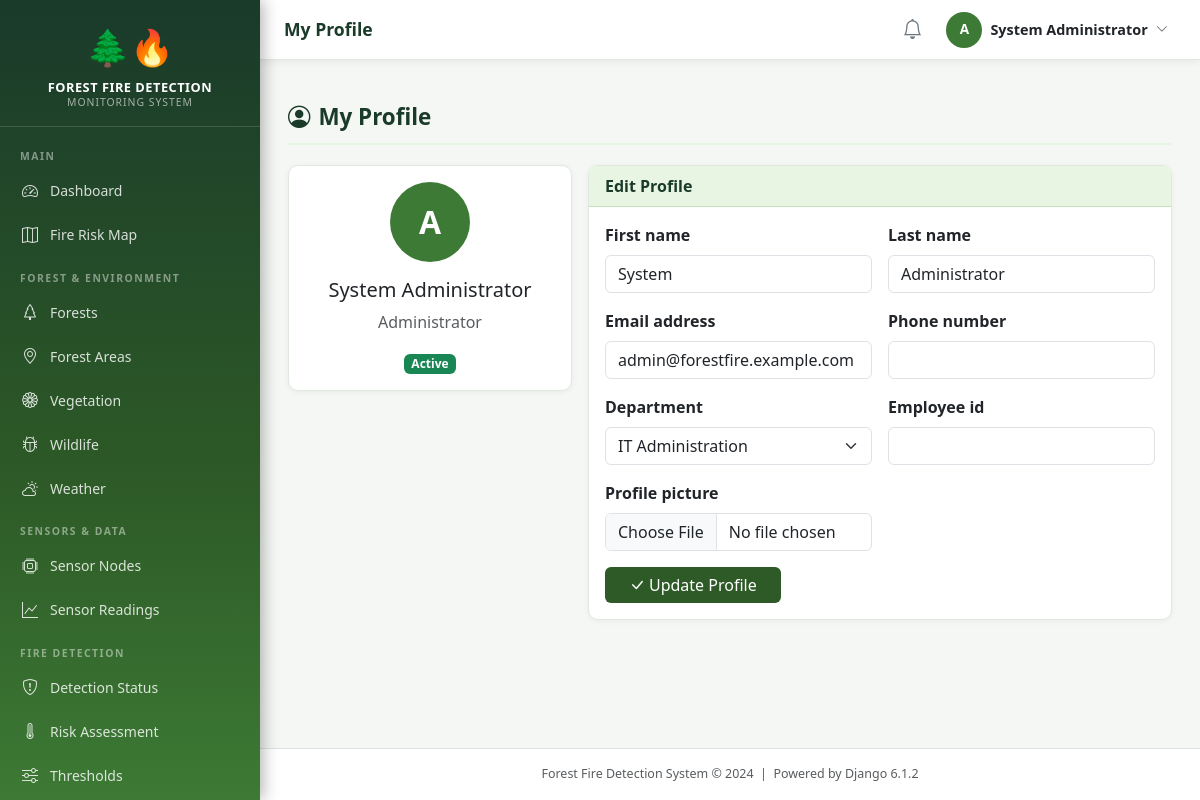
Page /accounts/profile/ (signed in) on the committed database.
### accounts/models.py (models this page shows, shortened)
class CustomUser(AbstractUser):
    ROLE_CHOICES = [
        ('administrator', 'Administrator'),
        ('forest_officer', 'Forest Officer'),
        ('fire_department', 'Fire Department'),
        ('local_authority', 'Local Authority'),
    ]
    role = models.CharField(max_length=20, choices=ROLE_CHOICES, default='forest_officer')
    phone_number = models.CharField(max_length=15, blank=True)
    department = models.CharField(max_length=100, blank=True)
    employee_id = models.CharField(max_length=20, blank=True)
    profile_picture = models.ImageField(upload_to='profiles/', blank=True, null=True)
    is_active = models.BooleanField(default=True)
    created_at = models.DateTimeField(auto_now_add=True)
    updated_at = models.DateTimeField(auto_now=True)
    @property
    def is_admin(self):
        return self.role == 'administrator' or self.is_superuser
    class Meta:
        verbose_name = 'User'
        verbose_name_plural = 'Users'

### accounts/views.py (the view)
# urls.py: path('profile/', views.profile_view, name='profile'),
@login_required
def profile_view(request):
    if request.method == 'POST':
        form = ProfileUpdateForm(request.POST, request.FILES, instance=request.user)
        if form.is_valid():
            form.save()
            messages.success(request, 'Profile updated successfully!')
            return redirect('accounts:profile')
    else:
        form = ProfileUpdateForm(instance=request.user)
    return render(request, 'accounts/profile.html', {'form': form, 'title': 'My Profile'})

### accounts/forms.py
class ProfileUpdateForm(forms.ModelForm):
    department = forms.ChoiceField(
        choices=DEPARTMENT_CHOICES,
        required=False,
        widget=forms.Select(attrs={'class': 'form-select'})
    )
    class Meta:
        model = CustomUser
        fields = ['first_name', 'last_name', 'email', 'phone_number', 'department',
                  'employee_id', 'profile_picture']
        widgets = {
            'first_name':      forms.TextInput(attrs={'class': 'form-control'}),
            'last_name':       forms.TextInput(attrs={'class': 'form-control'}),
            'email':           forms.EmailInput(attrs={'class': 'form-control'}),
            'phone_number':    forms.TextInput(attrs={'class': 'form-control'}),
            'employee_id':     forms.TextInput(attrs={'class': 'form-control'}),
            'profile_picture': forms.FileInput(attrs={'class': 'form-control'}),
        }

### core/context_processors.py (called while the page is built)
def alert_context(request):
    if request.user.is_authenticated:
        try:
            count = Alert.objects.filter(status='active').count()
        except Exception:
            count = 0
        return {'active_alert_count': count}
    return {'active_alert_count': 0}

### templates/accounts/profile.html (shortened to what this page needs)
{% extends 'base.html' %}
{% block content %}
<div class="section-header">
  <h1 class="section-title"><i class="bi bi-person-circle me-2"></i>{{ title }}</h1>
</div>
<div class="row g-3">
  <div class="col-md-4">
    <div class="card"><div class="card-body text-center">
      <div class="user-avatar mx-auto mb-3" style="width:80px;height:80px;font-size:2rem;">{{ user.username|first|upper }}</div>
      <h5>{{ user.get_full_name|default:user.username }}</h5>
      <p class="text-muted">{{ user.get_role_display }}</p>
      <span class="badge {% if user.is_active %}bg-success{% else %}bg-danger{% endif %}">{% if user.is_active %}Active{% else %}Inactive{% endif %}</span>
    </div></div>
  </div>
  <div class="col-md-8">
    <div class="card"><div class="card-header">Edit Profile</div>
    <div class="card-body">
      <form method="post" enctype="multipart/form-data" novalidate>{% csrf_token %}
        <div class="row g-3">
          {% for field in form %}
          <div class="col-md-6">
            <label class="form-label fw-semibold">{{ field.label }}</label>
            {{ field }}
          </div>{% endfor %}
        </div>
        <button type="submit" class="btn btn-forest mt-3 px-4"><i class="bi bi-check-lg me-1"></i>Update Profile</button>
      </form>
    </div></div>
  </div>
</div>
{% endblock %}

### templates/base.html (shortened to what this page needs)
{% load static %}
<!DOCTYPE html>
<html lang="en">
<head>
    <link href="https://cdn.jsdelivr.net/npm/bootstrap@5.3.2/dist/css/bootstrap.min.css" rel="stylesheet">
    <link href="https://cdn.jsdelivr.net/npm/bootstrap-icons@1.11.3/font/bootstrap-icons.min.css" rel="stylesheet">
    <link rel="stylesheet" href="https://unpkg.com/leaflet@1.9.4/dist/leaflet.css">
    <link rel="stylesheet" href="{% static 'css/main.css' %}">
</head>
<body>
<nav class="sidebar" id="mainSidebar">
    <div class="sidebar-brand">
        <span class="brand-icon">🌲🔥</span>
        <div class="brand-title">Forest Fire Detection</div>
        <div class="brand-subtitle">Monitoring System</div>
    </div>
    <ul class="nav flex-column py-2">
        <li class="nav-section-label">Main</li>
        <li class="nav-item">
            <a class="nav-link" href="{% url 'dashboard:home' %}">
                <span class="icon"><i class="bi bi-speedometer2"></i></span> Dashboard
            </a>
        </li>
        <li class="nav-item">
            <a class="nav-link" href="{% url 'dashboard:fire_risk_map' %}">
                <span class="icon"><i class="bi bi-map"></i></span> Fire Risk Map
            </a>
        </li>
        <li class="nav-section-label">Forest & Environment</li>
        <li class="nav-item">
            <a class="nav-link" href="{% url 'forest_env:forest_list' %}">
                <span class="icon"><i class="bi bi-tree"></i></span> Forests
            </a>
        </li>
        <li class="nav-item">
            <a class="nav-link" href="{% url 'forest_env:area_list' %}">
                <span class="icon"><i class="bi bi-geo-alt"></i></span> Forest Areas
            </a>
        </li>
        <li class="nav-item">
            <a class="nav-link" href="{% url 'forest_env:vegetation_list' %}">
                <span class="icon"><i class="bi bi-flower1"></i></span> Vegetation
            </a>
        </li>
        <li class="nav-item">
            <a class="nav-link" href="{% url 'forest_env:wildlife_list' %}">
                <span class="icon"><i class="bi bi-bug"></i></span> Wildlife
            </a>
        </li>
        <li class="nav-item">
            <a class="nav-link" href="{% url 'forest_env:weather_list' %}">
                <span class="icon"><i class="bi bi-cloud-sun"></i></span> Weather
            </a>
        </li>
        <li class="nav-section-label">Sensors & Data</li>
        <li class="nav-item">
            <a class="nav-link" href="{% url 'sensors:node_list' %}">
                <span class="icon"><i class="bi bi-cpu"></i></span> Sensor Nodes
            </a>
        </li>
        <li class="nav-item">
            <a class="nav-link" href="{% url 'sensors:reading_list' %}">
                <span class="icon"><i class="bi bi-graph-up"></i></span> Sensor Readings
            </a>
        </li>
        <li class="nav-section-label">Fire Detection</li>
        <li class="nav-item">
            <a class="nav-link" href="{% url 'detection:status' %}">
                <span class="icon"><i class="bi bi-shield-exclamation"></i></span> Detection Status
            </a>
        </li>
        <li class="nav-item">
            <a class="nav-link" href="{% url 'detection:risk_dashboard' %}">
                <span class="icon"><i class="bi bi-thermometer-high"></i></span> Risk Assessment
            </a>
        </li>
        <li class="nav-item">
            <a class="nav-link" href="{% url 'detection:threshold_list' %}">
                <span class="icon"><i class="bi bi-sliders"></i></span> Thresholds
            </a>
        </li>
    </ul>
</nav>
<div class="main-content">
    <div class="top-navbar">
        <div class="d-flex align-items-center gap-3">
            <span class="page-title-nav">{% block page_title %}{{ title|default:"Dashboard" }}{% endblock %}</span>
        </div>
        <div class="d-flex align-items-center gap-3">
            <a href="{% url 'alerts:alert_list' %}" class="position-relative text-secondary">
                <i class="bi bi-bell fs-5"></i>
            </a>
            <div class="dropdown">
                <button class="btn btn-sm d-flex align-items-center gap-2 border-0 bg-transparent"
                        data-bs-toggle="dropdown">
                    <div class="user-avatar">{{ user.username|first|upper }}</div>
                    <span class="d-none d-sm-inline text-dark fw-semibold" style="font-size:0.9rem;">
                        {{ user.get_full_name|default:user.username }}
                    </span>
                    <i class="bi bi-chevron-down small text-muted"></i>
                </button>
            </div>
        </div>
    </div>
    <div class="px-4 pt-3">
    </div>
    <div class="content-area">
        {% block content %}{% endblock %}
    </div>
    <footer class="text-center py-3 text-muted border-top bg-white" style="font-size:0.78rem;">
        Forest Fire Detection System &copy; 2024 &nbsp;|&nbsp; Powered by Django 6.1.2
    </footer>
</div>
</body>
</html>

### static/css/main.css (style rules this page uses)
:root { --forest-dark: #1a3a2a; --forest-green: #2d5a27; --forest-mid: #3d7a35; --forest-light: #5a9e4e; --forest-pale: #e8f5e2; --fire-red: #c0392b; --fire-orange: #e67e22; --fire-yellow: #f39c12; --warning-amber: #f0ad4e; --text-dark: #1a2a1a; --sidebar-width: 260px; --header-height: 60px; }
body { font-family: 'Segoe UI', system-ui, -apple-system, sans-serif; background-color: #f4f7f4; color: var(--text-dark); margin: 0; padding: 0; }
a { text-decoration: none; }
.sidebar { position: fixed; top: 0; left: 0; width: var(--sidebar-width); height: 100vh; background: linear-gradient(180deg, var(--forest-dark) 0%, var(--forest-green) 60%, var(--forest-mid) 100%); z-index: 1000; overflow-y: auto; transition: transform 0.3s ease; box-shadow: 3px 0 15px rgba(0,0,0,0.3); }
.sidebar-brand { padding: 20px 20px 15px; border-bottom: 1px solid rgba(255,255,255,0.15); text-align: center; }
.sidebar-brand .brand-icon { font-size: 2.2rem; display: block; margin-bottom: 6px; }
.sidebar-brand .brand-title { color: #fff; font-size: 0.8rem; font-weight: 700; letter-spacing: 0.5px; line-height: 1.3; text-transform: uppercase; }
.sidebar-brand .brand-subtitle { color: rgba(255,255,255,0.6); font-size: 0.65rem; letter-spacing: 1px; text-transform: uppercase; }
.nav-section-label { padding: 14px 20px 4px; color: rgba(255,255,255,0.45); font-size: 0.65rem; font-weight: 700; letter-spacing: 1.5px; text-transform: uppercase; }
.sidebar .nav-link { color: rgba(255,255,255,0.82); padding: 10px 20px; border-radius: 0; font-size: 0.875rem; display: flex; align-items: center; gap: 10px; transition: all 0.2s; }
.sidebar .nav-link .icon { width: 20px; text-align: center; font-size: 1rem; }
.main-content { margin-left: var(--sidebar-width); min-height: 100vh; display: flex; flex-direction: column; }
.top-navbar { background: #fff; border-bottom: 1px solid #e0e8e0; height: var(--header-height); display: flex; align-items: center; padding: 0 24px; position: sticky; top: 0; z-index: 999; box-shadow: 0 2px 8px rgba(0,0,0,0.06); justify-content: space-between; }
.page-title-nav { font-size: 1.1rem; font-weight: 600; color: var(--forest-dark); }
.user-avatar { width: 36px; height: 36px; border-radius: 50%; background: var(--forest-mid); color: #fff; display: flex; align-items: center; justify-content: center; font-weight: 700; font-size: 0.85rem; }
.content-area { padding: 28px; flex: 1; }
.card { border: 1px solid #e0e8e0; border-radius: 10px; box-shadow: 0 1px 6px rgba(0,0,0,0.05); }
.card-header { background-color: var(--forest-pale); border-bottom: 1px solid #c8e0c0; font-weight: 600; color: var(--forest-dark); }
.btn-forest { background-color: var(--forest-green); color: #fff; border: none; }
.section-header { display: flex; align-items: center; justify-content: space-between; margin-bottom: 20px; padding-bottom: 12px; border-bottom: 2px solid var(--forest-pale); }
.section-title { font-size: 1.4rem; font-weight: 700; color: var(--forest-dark); margin: 0; }

### rows in the picture
CustomUser: username|first "A", get_full_name "System Administrator", role "Administrator", form "System" "Administrator" "admin@forestfire.example.com" "IT Administration"

### other values in the picture
{{ title|default:"Dashboard" }} "My Profile"
{{ title }} "My Profile"
{{ field.label }} "First name" "Last name" "Email address" "Phone number" "Department" "Employee id" "Profile picture"
